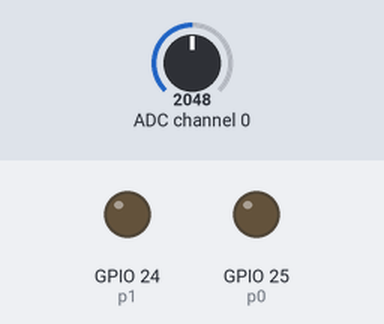
The program below on a simulated Raspberry Pi (BCM pin numbers). On the bench: output pins drawn as LEDs (lit = HIGH). The test bench sets the inputs (shaded band); at power-on: ADC channel 0 = 2048 (analog values on the 0–4095 scale). Pins used as bus, display or sensor lines are not drawn.

Above: at 1.2 s.
1.3 s: ADC channel 0 set to 2866
At 2.6 s:
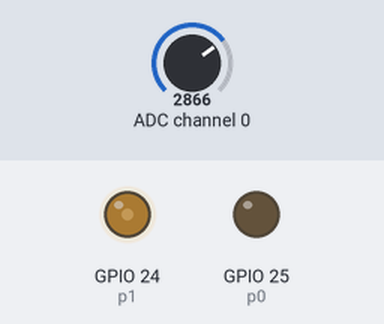
3.0 s: ADC channel 0 set to 3603
At 3.8 s:
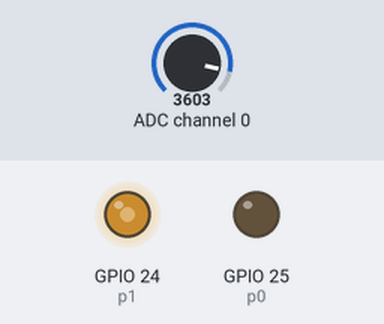
4.5 s: ADC channel 0 set to 2047
At 4.9 s:
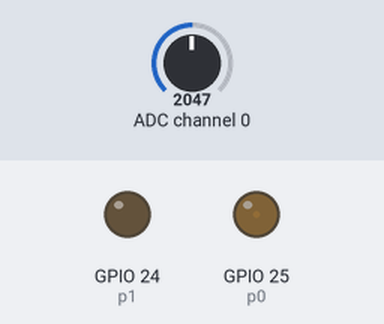
6.0 s: ADC channel 0 set to 1228
At 7.2 s:
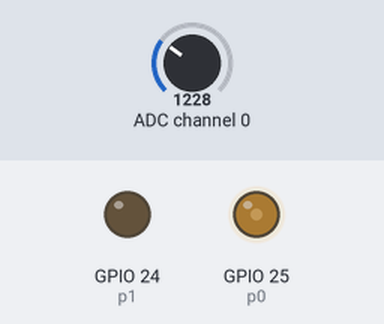
7.5 s: ADC channel 0 set to 491
At 8.5 s:
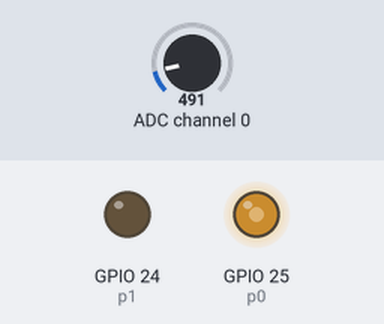
Timing chart, 0 to 10.0 s (numbered marks = the images above; inputs shaded):
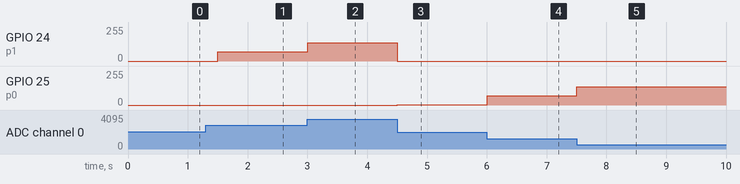

The program:

08-03-dcmotor.py
```python
# -*- coding: utf-8 -*-
import RPi.GPIO as GPIO
from time import sleep

# MCP3208からSPI通信で12ビットのデジタル値を取得。0から7の8チャンネル使用可
def readadc(adcnum, clockpin, mosipin, misopin, cspin):
    if adcnum > 7 or adcnum < 0:
        return -1
    GPIO.output(cspin, GPIO.HIGH)
    GPIO.output(clockpin, GPIO.LOW)
    GPIO.output(cspin, GPIO.LOW)

    commandout = adcnum
    commandout |= 0x18  # スタートビット＋シングルエンドビット
    commandout <<= 3    # LSBから8ビット目を送信するようにする
    for i in range(5):
        # LSBから数えて8ビット目から4ビット目までを送信
        if commandout & 0x80:
            GPIO.output(mosipin, GPIO.HIGH)
        else:
            GPIO.output(mosipin, GPIO.LOW)
        commandout <<= 1
        GPIO.output(clockpin, GPIO.HIGH)
        GPIO.output(clockpin, GPIO.LOW)
    adcout = 0
    # 13ビット読む（ヌルビット＋12ビットデータ）
    for i in range(13):
        GPIO.output(clockpin, GPIO.HIGH)
        GPIO.output(clockpin, GPIO.LOW)
        adcout <<= 1
        if i>0 and GPIO.input(misopin)==GPIO.HIGH:
            adcout |= 0x1
    GPIO.output(cspin, GPIO.HIGH)
    return adcout

GPIO.setmode(GPIO.BCM)
# ピンの名前を変数として定義
SPICLK = 11
SPIMOSI = 10
SPIMISO = 9
SPICS = 8
# SPI通信用の入出力を定義
GPIO.setup(SPICLK, GPIO.OUT)
GPIO.setup(SPIMOSI, GPIO.OUT)
GPIO.setup(SPIMISO, GPIO.IN)
GPIO.setup(SPICS, GPIO.OUT)

GPIO.setup(25, GPIO.OUT)
GPIO.setup(24, GPIO.OUT)
p0 = GPIO.PWM(25, 50)
p1 = GPIO.PWM(24, 50)
p0.start(0)
p1.start(0)

adc_pin0 = 0

try:
    while True:
        inputVal0 = readadc(adc_pin0, SPICLK, SPIMOSI, SPIMISO, SPICS)
        if inputVal0 > 100 and inputVal0 < 2048:
            p1.ChangeDutyCycle(0)
            duty = (2048-inputVal0)*70/2048
            p0.ChangeDutyCycle(duty)
        elif inputVal0 >= 2048 and inputVal0 < 4000:
            p0.ChangeDutyCycle(0)
            duty = (inputVal0-2048)*70/2048
            p1.ChangeDutyCycle(duty)
        sleep(0.5)

except KeyboardInterrupt:
    pass

p0.stop()
p1.stop()
GPIO.cleanup()
```

Measured:
- after the input at 1.3 s, GPIO 24 (p1): 0/255 → 71/255 after 0.20 s
- after the input at 3.0 s, GPIO 24 (p1): 71/255 → 136/255 at once
- after the input at 4.5 s, GPIO 24 (p1): 136/255 → 0/255 at once; GPIO 25 (p0): 0/255 → 1/255 at once
- after the input at 6.0 s, GPIO 25 (p0): 1/255 → 71/255 at once
- after the input at 7.5 s, GPIO 25 (p0): 71/255 → 136/255 at once
